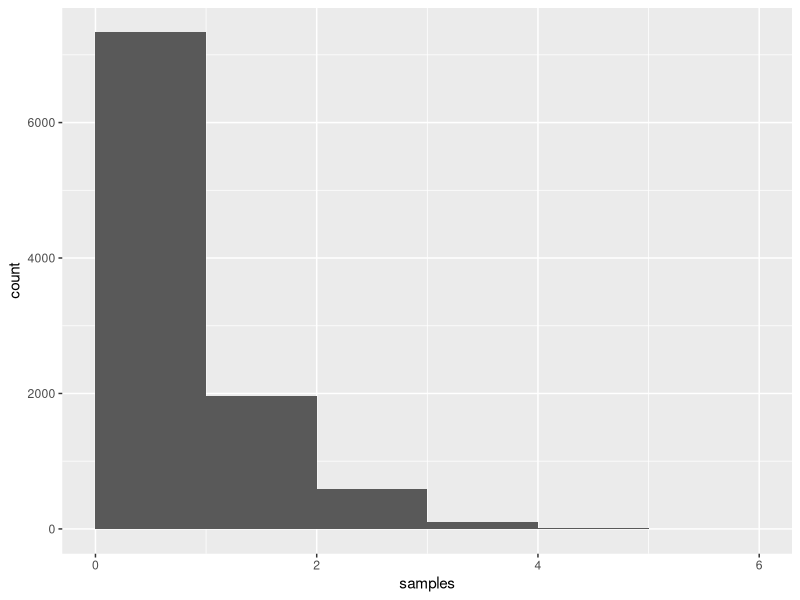
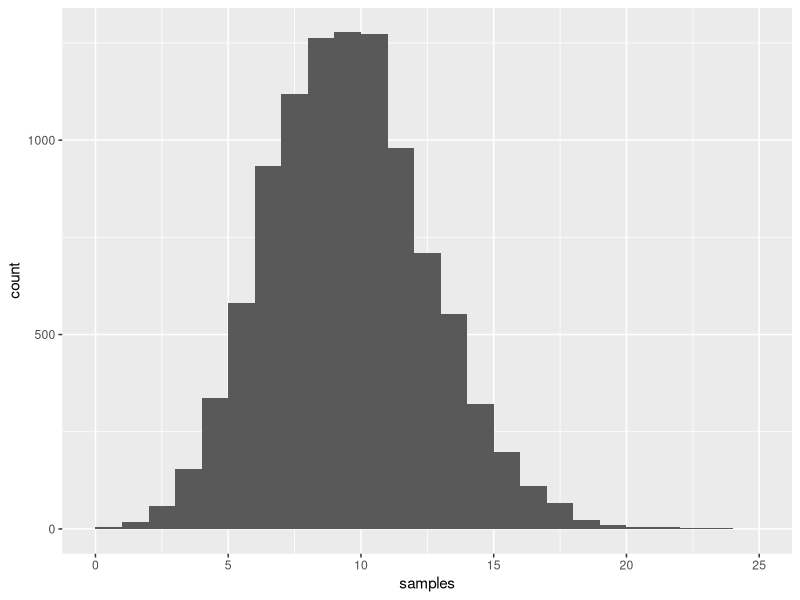
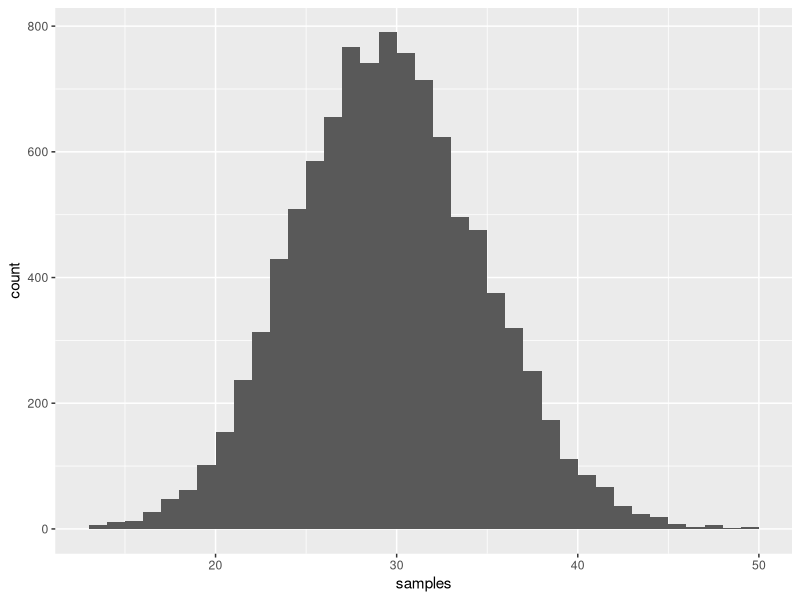
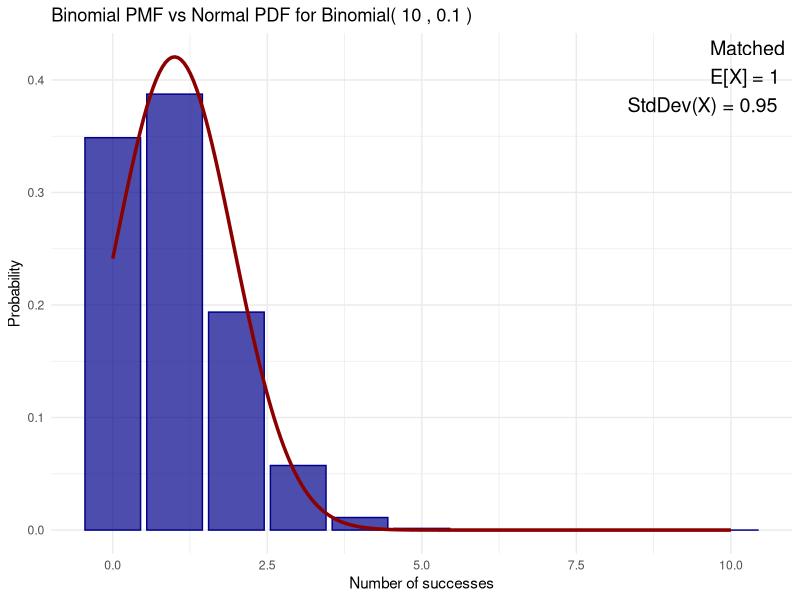
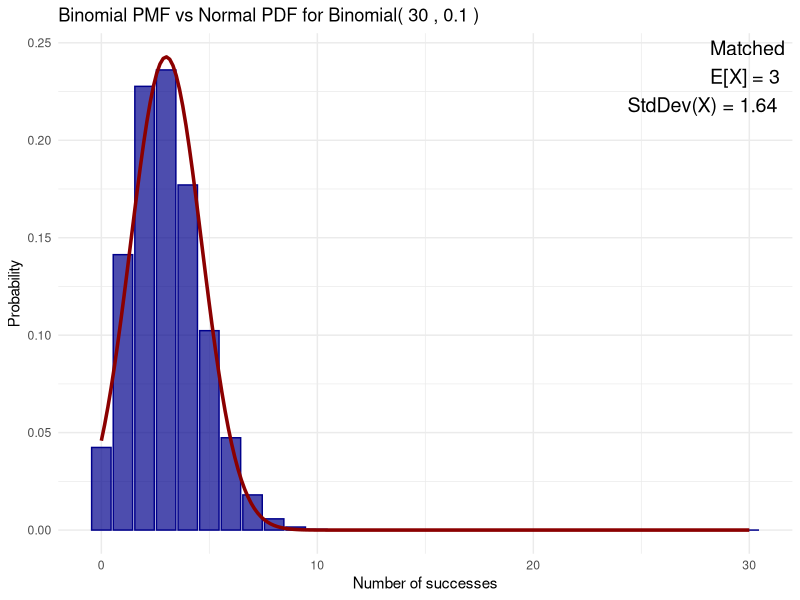
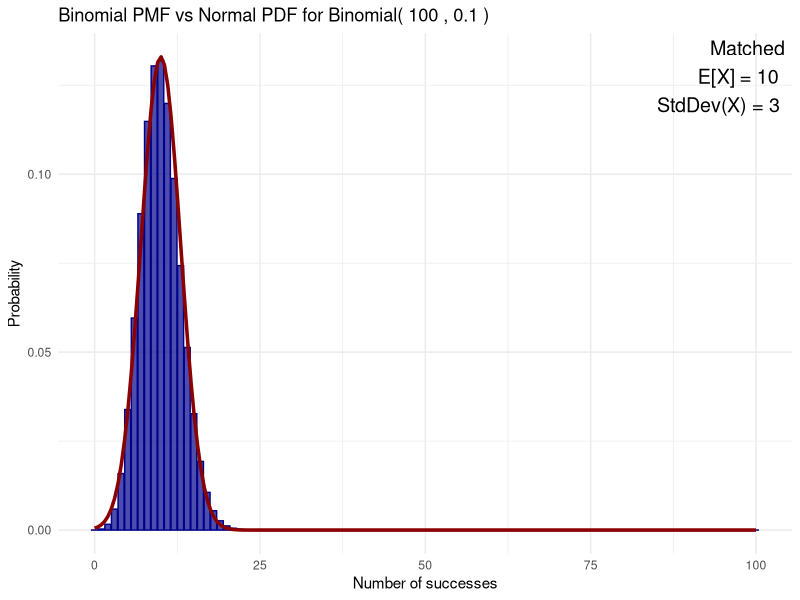
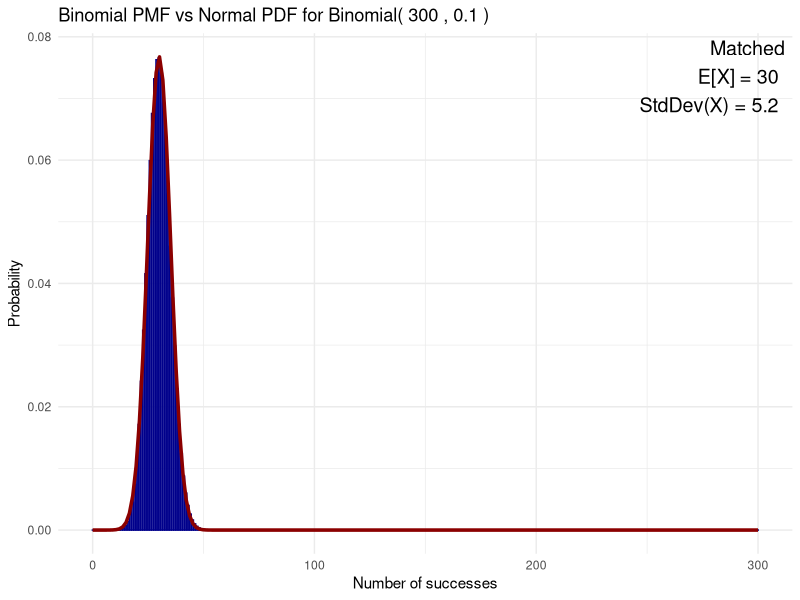

Write R code to recreate these figures, in order.
# ---- 0. Setup and load libraries, if any ----

library(ggplot2)  # load the graphing library


# ---- 1. Binomial Distribution ----
# let X1 be the number of successes if you flip a coin 10 times and the 
# probability of a heads is 0.1. Simulate X 10000 times

# draw 10000 samples from Binomial(10, 0.1)
# WARINING: the "n" argument in rbinom is the number of samples/simulations, 
# *not* the number of trials in Binomial(n,p)
samples1 <- rbinom(n=10000, size=10, prob=0.1) 
head(samples1)
mean(samples1)
sd(samples1)

ggplot(data=data.frame(samples1), aes(x=samples1)) +
  geom_histogram(binwidth=1, boundary=0) +
  xlab("samples")

# let X2 be the number of successes if you flip a coin 100 times and the 
# probability of a heads is 0.1. Simulate X 10000 times

# draw 10000 samples from Binomial (100, 0.1)
samples2 <- rbinom(n=10000, size=100, prob=0.1) 
head(samples2)
mean(samples2)
sd(samples2)

ggplot(data=data.frame(samples2), aes(x=samples2)) +
  geom_histogram(binwidth=1, boundary=0) +
  xlab("samples")

# let X3 be the number of successes if you flip a coin 300 times and the 
# probability of a heads is 0.1. Simulate X 10000 times

# draw 10000 samples from Binomial (300, 0.1)
samples3 <- rbinom(n=10000, size=300, prob=0.1) 
head(samples3)
mean(samples3)
sd(samples3)

ggplot(data=data.frame(samples3), aes(x=samples3)) +
  geom_histogram(binwidth=1, boundary=0) +
  xlab("samples")


# ---- 2. Normal approximation ----

mean1 <- 10*0.1  
var1 <- 10*0.1*(1-0.1) 

mean2 <- 100*0.1  
var2 <- 100*0.1*(1-0.1)  

mean3 <- 300*0.1  
var3 <- 300*0.1*(1-0.1)  

# Let's plot the binomial pmfs for each case, and see if they are 
# well-approximated by a normal distribution with the same mean and std dev.
# Recall that for a binomial, E[X] = np and Var(X) = np(1-p)
plot_binomial_and_normal <- function(n,p) {
  x <- 0:n
  # compute the binomial PMF
  pmf <- dbinom(x, n, p)
  
  # compute the mean and standard deviation of the binomial
  mu <- n * p # Mean of a binomial
  sigma <- sqrt(n * p * (1 - p)) # standard deviation of a binomial
  
  # compute the pdf of a Normal with those mean, stdev
  x_norm <- seq(min(x), max(x), length.out = 200)
  norm_pdf <- dnorm(x_norm, mean = mu, sd = sigma)
  
  # save it all in dataframes
  binomial_pmf_df <- data.frame(
    x = x,
    prob = pmf,
    type = "Binomial PMF",
    mu = mu,
    sigma = sigma
  )
  normal_pdf_df <- data.frame(
    x = x_norm,
    prob = norm_pdf,
    type = "Normal PDF",
    mu = mu,
    sigma = sigma
  )
  data = rbind(binomial_pmf_df, normal_pdf_df)
  
  # plot the pmf and pdf on top of each other
  ggplot(data, aes(x = x, y = prob, color = type, fill = type)) +
    geom_bar(
      data = subset(data, type == "Binomial PMF"),
      stat = "identity", position = "identity", alpha = 0.7, color = "darkblue", fill = "darkblue"
    ) +
    geom_line(
      data = subset(data, type == "Normal PDF"),
      size = 1.2, color = "darkred"
    ) +
    labs(title = paste("Binomial PMF vs Normal PDF for Binomial(",n,",",p,")"),
         x = "Number of successes", y = "Probability") +
    annotate("text", x = Inf, y = Inf, label = paste("Matched\nE[X] =", mu, "\nStdDev(X) =",
                                                     round(sigma,2)), 
             hjust = 1.1, vjust = 1.1, size = 5) +
    theme_minimal()
}

plot_binomial_and_normal(10,0.1)
plot_binomial_and_normal(30,0.1)
plot_binomial_and_normal(100,0.1)
plot_binomial_and_normal(300, 0.1)

